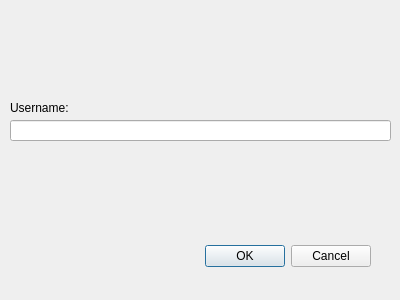
<?xml version="1.0" encoding="UTF-8"?>
<ui version="4.0">
 <class>UsernameEditDialog</class>
 <widget class="QDialog" name="UsernameEditDialog">
  <property name="geometry">
   <rect>
    <x>0</x>
    <y>0</y>
    <width>400</width>
    <height>300</height>
   </rect>
  </property>
  <property name="windowTitle">
   <string>Dialog</string>
  </property>
  <widget class="QDialogButtonBox" name="buttonBox">
   <property name="geometry">
    <rect>
     <x>30</x>
     <y>240</y>
     <width>341</width>
     <height>32</height>
    </rect>
   </property>
   <property name="orientation">
    <enum>Qt::Horizontal</enum>
   </property>
   <property name="standardButtons">
    <set>QDialogButtonBox::Cancel|QDialogButtonBox::Ok</set>
   </property>
  </widget>
  <widget class="QLineEdit" name="usernameInput">
   <property name="geometry">
    <rect>
     <x>10</x>
     <y>120</y>
     <width>381</width>
     <height>21</height>
    </rect>
   </property>
  </widget>
  <widget class="QLabel" name="label">
   <property name="geometry">
    <rect>
     <x>10</x>
     <y>100</y>
     <width>81</width>
     <height>16</height>
    </rect>
   </property>
   <property name="text">
    <string>Username:</string>
   </property>
  </widget>
 </widget>
 <resources/>
 <connections>
  <connection>
   <sender>buttonBox</sender>
   <signal>accepted()</signal>
   <receiver>UsernameEditDialog</receiver>
   <slot>accept()</slot>
   <hints>
    <hint type="sourcelabel">
     <x>248</x>
     <y>254</y>
    </hint>
    <hint type="destinationlabel">
     <x>157</x>
     <y>274</y>
    </hint>
   </hints>
  </connection>
  <connection>
   <sender>buttonBox</sender>
   <signal>rejected()</signal>
   <receiver>UsernameEditDialog</receiver>
   <slot>reject()</slot>
   <hints>
    <hint type="sourcelabel">
     <x>316</x>
     <y>260</y>
    </hint>
    <hint type="destinationlabel">
     <x>286</x>
     <y>274</y>
    </hint>
   </hints>
  </connection>
 </connections>
</ui>
